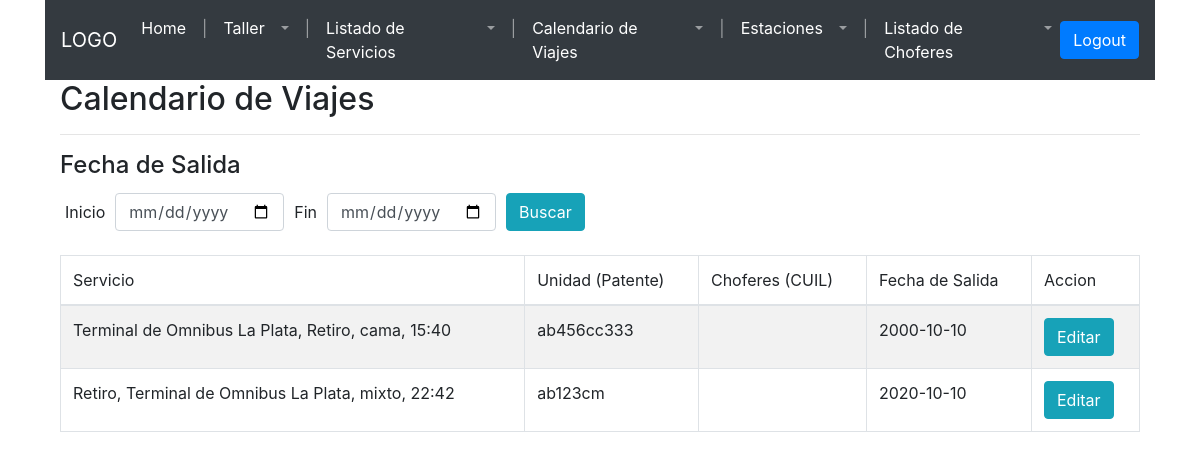
The page /frontend/pages/calendario-viajes.php on the database as committed earlier.
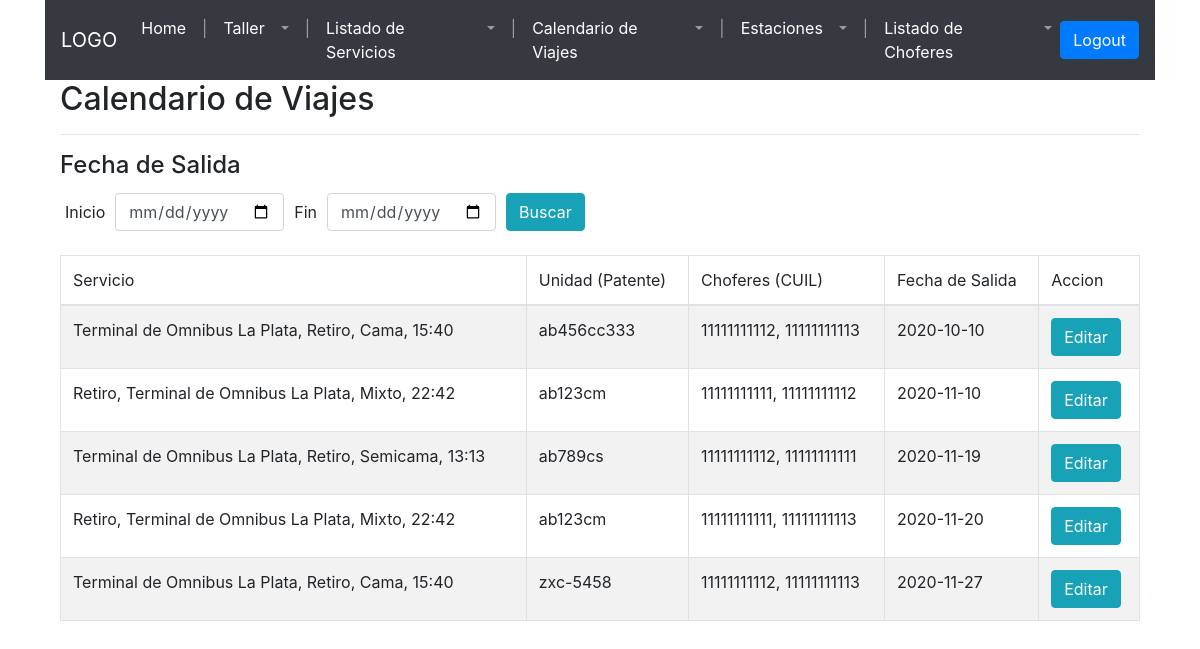
The same page on the database as committed later.
### tables this page shows
CREATE TABLE `viaje` (
  `viaje_id` int(11) NOT NULL,
  `servicio_id` int(11) NOT NULL,
  `unidad_id` int(11) NOT NULL,
  `fecha_salida_efectiva` date DEFAULT NULL,
  `observaciones` varchar(255) DEFAULT NULL
);

CREATE TABLE `unidad` (
  `unidad_id` int(11) NOT NULL,
  `patente` varchar(20) DEFAULT NULL,
  `fecha_de_patentamiento` date DEFAULT NULL,
  `cantidad_de_asientos_cama` int(11) DEFAULT NULL,
  `cantidad_de_asientos_semicama` int(11) DEFAULT NULL,
  `tipo_unidad_id` int(11) NOT NULL,
  `habilitada` tinyint(1) NOT NULL DEFAULT 1
);

### frontend/pages/config/connection.php (called while the page is built, shortened)
<?php
function openConnection($username, $password){
 	$servername = "localhost";
	$conn = new mysqli($servername, $username, $password,"empresa_de_transporte");
	return $conn;
 }
 function executeQuery($sqlQuery){
 	$conn = openConnection("test", "test");
	$result = $conn->query($sqlQuery);
	return $result;
 }
?>

### frontend/pages/config/config-calendario-viajes.php (the view, shortened to what this page needs)
<?php
include("config/connection.php");
function getviajesByFechas($fechaSalida, $fechaLlegada){
    if($fechaSalida == NULL){
    $fechaSalida = "1990-01-01";
    }
    if($fechaLlegada == NULL){
        $fechaLlegada = "2300-01-01";
        }
  $sql = "SELECT    v.`viaje_id`,
                    CONCAT(e_origen.`nombre`,', ',e_destino.`nombre`,', ',t.`descripcion`,', ',date_format(f.`hora_partida`, '%H:%i')) as `servicio`,
                    u.`patente` as `unidad`,
                    GROUP_CONCAT(c.`cuil` SEPARATOR ', ') as `choferes`,
                    v.`fecha_salida_efectiva`
          FROM `viaje` v
          LEFT JOIN `viaje_chofer` vc on vc.`viaje_id` = v.`viaje_id`
          LEFT JOIN `chofer` c on c.`chofer_id` = vc.`chofer_id`
          JOIN `unidad` u ON u.`unidad_id` = v.`unidad_id`
          JOIN `servicio` s ON s.`servicio_id` = v.`servicio_id`
          JOIN `tipo_unidad` t on t.`tipo_unidad_id` = s.`tipo_unidad_id`
          JOIN `fecha_partida` f on s.`fecha_partida_id` = f.`fecha_partida_id`
          JOIN `estacion` e_origen ON e_origen.`estacion_id` = s.`estacion_id_origen`
          JOIN `estacion` e_destino ON e_destino.`estacion_id` = s.`estacion_id_destino`
          WHERE v.`fecha_salida_efectiva` BETWEEN '".$fechaSalida."' AND '".$fechaLlegada."'
          GROUP BY v.`viaje_id`
          ORDER BY v.`fecha_salida_efectiva` ASC;";
  $result = executeQuery($sql);
  if ($result->num_rows > 0) {
      while($row = $result->fetch_assoc()) {
        echo "<tr>";
        echo "<td>". $row["servicio"]."</td>";
        echo "<td>". $row["unidad"]."</td>";
        echo "<td>". $row["choferes"]."</td>";
        echo "<td>". $row["fecha_salida_efectiva"]."</td>";
        echo "<td>
        <input type=\"button\" class=\"btn btn-info boton-edit-viaje\" id=\"".$row["viaje_id"]."\" value=\"Editar\">
        <!--
        <input type=\"button\" class=\"btn btn-danger boton-delete-viaje\" value=\"Borrar\">
        -->
        </td>";
        echo "</tr>";
      }
  } else {
    echo "<tr><td colspan=\"6\">Sin viajes para las fechas seleccionadas</td></tr>";
  }
}
?>

### frontend/pages/calendario-viajes.php (shortened to what this page needs)
<?php
include("config/config-calendario-viajes.php");
?>
<!DOCTYPE html>
<html lang="en">
<head>
  <link type="text/css" rel="stylesheet" href="styles/home2.css">
  <link rel="stylesheet" href="https://maxcdn.bootstrapcdn.com/bootstrap/4.5.2/css/bootstrap.min.css">
</head>
<body>
  <div class="container" id="containerr">
    <nav class="navbar navbar-expand-sm bg-dark navbar-dark">
      <a class="navbar-brand">LOGO</a>
      <div class="navbar-nav mr-auto">
        <a class="nav-item nav-link active" href="home.html">Home</a>
        <span class="nav-item nav-link">|</span>
        <a class="nav-item dropdown active">
          <div class="btn-group btn-group-md">
            <a class="nav-item nav-link active" href="taller.php">Taller</a>
            <a class="nav-link dropdown-toggle" href="#" id="navbarDropdownTaller" data-toggle="dropdown"></a>
          </div>
        </a>
        <span class="nav-item nav-link">|</span>
        <a class="nav-item dropdown active">
          <div class="btn-group btn-group-md">
            <a class="nav-item nav-link active" href="listado-servicios.php">Listado de Servicios</a>
            <a class="nav-link dropdown-toggle" href="#" id="navbarDropdownTaller" data-toggle="dropdown"></a>
          </div>
        </a>
        <span class="nav-item nav-link">|</span>
        <a class="nav-item dropdown active">
          <div class="btn-group btn-group-md">
            <a class="nav-item nav-link active" href="calendario-viajes.php">Calendario de Viajes</a>
            <a class="nav-link dropdown-toggle" href="#" id="navbarDropdownTaller" data-toggle="dropdown"></a>
          </div>
        </a>
        <span class="nav-item nav-link">|</span>
        <a class="nav-item dropdown active">
          <div class="btn-group btn-group-md">
            <a class="nav-item nav-link active" href="estacion.php">Estaciones</a>
            <a class="nav-link dropdown-toggle" href="#" id="navbarDropdownTaller" data-toggle="dropdown"></a>
          </div>
        </a>
        <span class="nav-item nav-link">|</span>
        <a class="nav-item dropdown active">
                    <div class="btn-group btn-group-md">
                        <a class="nav-item nav-link active" href="listado-choferes.php">Listado de Choferes</a>
                        <a class="nav-link dropdown-toggle" href="#" id="navbarDropdownTaller"
                            data-toggle="dropdown"></a>
                    </div>
                </a>
      </div>
      <div>
        <a href="login.html" class="btn btn-primary">Logout</a>
      </div>
    </nav>
    <div class="container" id="main-container">
      <div class="row">
        <div class="col-md-12">
          <h2>Calendario de Viajes</h2>
          <hr>
          <h4>Fecha de Salida</h4>
          <form class="form-inline">
            <div class="form-group">
              <label for="input-fecha-salida-i" class="lbl-fecha-calendario">Inicio</label>
              <input class="form-control" type="date" id="input-fecha-salida-i" />
            </div>
            <div class="form-group">
              <label for="input-fecha-salifa-f" class="lbl-fecha-calendario">Fin</label>
              <input class="form-control" type="date" id="input-fecha-salida-f" />
            </div>
            <div class="form-group">
              <a class="btn btn-info" id="get-viajes-by-fechas">Buscar</a>
            </div>
          </form>
          <br>
          <table class="table table-striped table-bordered">
            <thead>
              <tr>
                <td>Servicio</td>
                <td>Unidad (Patente)</td>
                <td>Choferes (CUIL)</td>
                <td>Fecha de Salida</td>
                <td>Accion</td>
              </tr>
            </thead>
            <tbody>
            <?php
              if(isset($_GET['f_salida_i']) && isset($_GET['f_salida_f'])){
                getviajesByFechas($_GET['f_salida_i'],$_GET['f_salida_f']);
              }
              else{
                getviajesByFechas(NULL, NULL);
              }
              ?>
            </tbody>
          </table>
        </div>
      </div>
    </div>
  </div>
</body>

### frontend/pages/styles/home2.css (style rules this page uses)
body { font-size: 15px; font-family: Arial, Helvetica, sans-serif; }
#main-container { width: 100%; height: 500px; }
.form-inline > * { margin:5px; }
.lbl-fecha-calendario { padding-right:10px; }

Rows that differ between the two databases and show on the page:
changed viaje "ab456cc333": servicio "Terminal de Omnibus La Plata, Retiro, cama, 15:40" → "Terminal de Omnibus La Plata, Retiro, Cama, 15:40"; choferes (not shown) → "11111111112, 11111111113"; fecha_salida_efectiva "2000-10-10" → "2020-10-10"
changed viaje (number 2 of 5 on the later page): servicio "Retiro, Terminal de Omnibus La Plata, mixto, 22:42" → "Retiro, Terminal de Omnibus La Plata, Mixto, 22:42"; choferes (not shown) → "11111111111, 11111111112"; fecha_salida_efectiva "2020-10-10" → "2020-11-10"
added viaje: servicio "Terminal de Omnibus La Plata, Retiro, Semicama, 13:13", unidad.patente "ab789cs", choferes "11111111112, 11111111111", fecha_salida_efectiva "2020-11-19"
added viaje: servicio "Retiro, Terminal de Omnibus La Plata, Mixto, 22:42", unidad.patente "ab123cm", choferes "11111111111, 11111111113", fecha_salida_efectiva "2020-11-20"
added viaje: servicio "Terminal de Omnibus La Plata, Retiro, Cama, 15:40", unidad.patente "zxc-5458", choferes "11111111112, 11111111113", fecha_salida_efectiva "2020-11-27"
